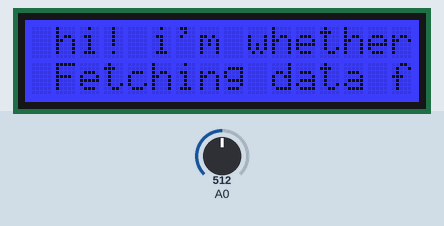
The sketch below on a simulated Arduino Uno, built with avr-gcc and run on an emulated ATmega328P. Parts: 16×2 character LCD. The test bench sets the inputs (shaded band); at power-on: A0 = 512. What the sketch prints to the serial monitor is not drawn.

Above: at 6.9 s.
At 8.6 s:
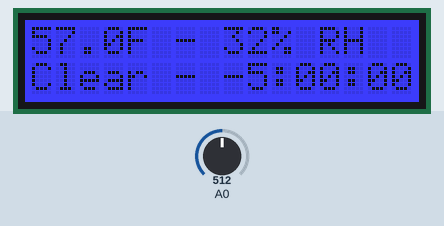
8.7 s: A0 set to 716
At 11.2 s:
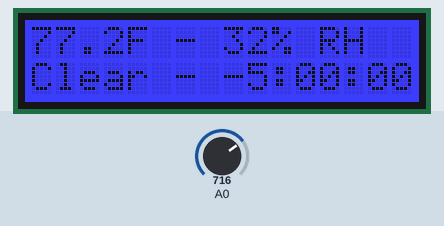
11.5 s: A0 set to 900
At 15.0 s:
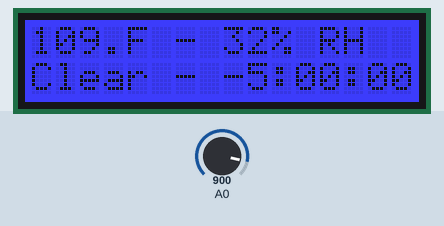
15.6 s: A0 set to 1023
At 18.5 s:
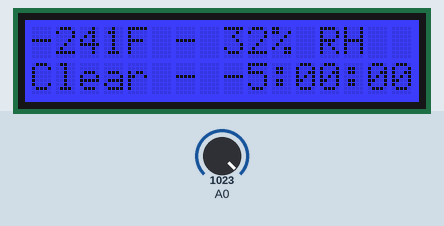
Timing chart, 0 to 20.0 s (numbered marks = the images above; inputs shaded):
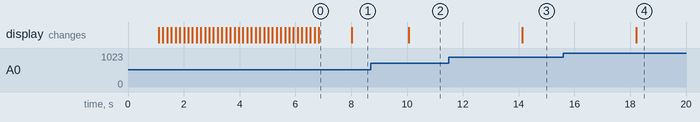

Measured:
- after the input at 8.7 s, the display: changes after 1.4 s (image 2)
- after the input at 11.5 s, the display: changes after 2.6 s (image 3)
- after the input at 15.6 s, the display: changes after 2.6 s (image 4)
- what the display in image 0 shows lasts 1.2 s, from 6.8 s to 8.0 s

The sketch:

whetherEdison.ino
```cpp
#include <time.h>
#include <Wire.h>
#include "rgb_lcd.h"

rgb_lcd lcd;
int a,r,g,b,q,humid,hour,minute,second;
float temperature, resistance;
double temp;
String location, condition;

void setup() {
    Serial.begin(115200);
    q = 3975;
    location = "Vienna";
    // set up the LCD's number of columns and rows:
    lcd.begin(16, 2);
    // Print a message to the LCD.
    lcd.print("hi! i'm whether!");
    r = 0;
    g = 0;
    b = 255;
    lcd.setRGB(r,g,b);
    delay(1000);
    lcd.setCursor(0,1);
    lcd.print("Fetching data for "+location);
    for (int z = 0;z<3;z++){
      for (int positionCounter = 0; positionCounter < 13; positionCounter++) {
        // scroll one position left:
        lcd.scrollDisplayLeft();
        // wait a bit:
        delay(150);
      }
    }
}

void loop() {
    a=analogRead(0);
    resistance=(float)(1023-a)*10000/a; //get the resistance of the sensor;
    temperature=1/(log(resistance/10000)/q+1/298.15)-273.15;//convert to temperature via datasheet ;
    delay(1000);
    lcd.clear();
    temp = (9/5)*temperature+32.0;
    humid = 32;
    condition = "Clear";
    time_t t = time(NULL);
    struct tm tm = *localtime(&t);
    char buf[100];
    sprintf(buf, "%02d:%02d:%02d",tm.tm_hour-5,tm.tm_min,tm.tm_sec);
    Serial.println(buf);
    //Serial.print(tm.tm_hour+":"+tm.tm_min);
    //Print out data
    lcd.clear();
    lcd.print(temp);
    lcd.setCursor(4,0);
    lcd.print("F - ");
    lcd.print(humid);
    lcd.print("% RH");
    lcd.setCursor(0,1);
    lcd.print(condition+" - ");
    lcd.print(buf);
    delay(1000);
}
```
